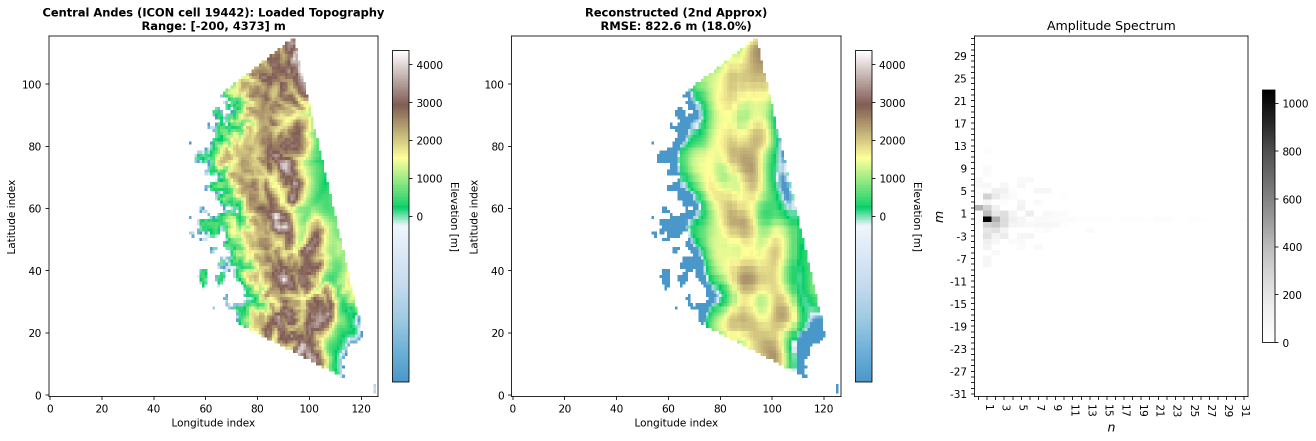
#> input picture _images/andes_showcase.png, 2632 x 882 px (shown at 1/2 size)
$ python -i plot_verification_improved.py   (imports and definitions only)
#> lines starting #> are read from the running program, lines starting #| are printed output that depends on the picture
#!/usr/bin/env python3
"""
Improved plotting script for ICON ETOPO verification data.
Loads the saved verification data and creates enhanced visualizations.
"""

import numpy as np
import matplotlib.pyplot as plt
from matplotlib.colors import LinearSegmentedColormap
from pathlib import Path


def load_verification_data():
    """Load the verification data from npz file."""
    data_file = Path("outputs/verification/verification_data.npz")

    if not data_file.exists():
        print(f"Error: {data_file} not found.")
        print("Please run verify_icon_etopo_land_ocean.py first.")
        return None

    data = np.load(data_file)
    print(f"Loaded verification data:")
    print(f"  Total cells: {data['n_cells']}")
    print(f"  Land cells: {data['land_count']}")
    print(f"  Ocean cells: {data['ocean_count']}")
    print(f"  ETOPO coarse-graining: {data['etopo_cg']}")
    print()

    return data


def create_improved_plots(data, output_dir):
    """Create improved visualization plots."""

    clat_deg = data["clat_deg"]
    clon_deg = data["clon_deg"]
    land_cells = data["land_cells"]
    ocean_cells = data["ocean_cells"]
    land_fractions = data["land_fractions"]
    land_count = data["land_count"]
    ocean_count = data["ocean_count"]

    output_dir = Path(output_dir)
    output_dir.mkdir(parents=True, exist_ok=True)

    # Convert to Mollweide projection coordinates
    lon_plot = np.deg2rad(clon_deg)
    lon_plot[lon_plot > np.pi] -= 2 * np.pi
    lat_plot = np.deg2rad(clat_deg)

    # ========================================================================
    # Figure 1: Multiple views with different thresholds
    # ========================================================================
    fig = plt.figure(figsize=(20, 12))

    # Custom colormap from blue (ocean) to green (land)
    colors_gradient = [
        "#0033aa",
        "#0066cc",
        "#3399ff",
        "#66ccff",
        "#99ff99",
        "#66cc66",
        "#339933",
        "#006600",
    ]
    cmap_land_ocean = LinearSegmentedColormap.from_list(
        "land_ocean", colors_gradient, N=256
    )

    # Plot 1: Continuous land fraction (original)
    ax1 = fig.add_subplot(231, projection="mollweide")
    scatter1 = ax1.scatter(
        lon_plot,
        lat_plot,
        c=land_fractions,
        cmap=cmap_land_ocean,
        s=5,
        alpha=0.9,
        vmin=0.0,
        vmax=1.0,
        edgecolors="none",
    )
    cbar1 = plt.colorbar(
        scatter1, ax=ax1, orientation="horizontal", pad=0.05, shrink=0.7
    )
    cbar1.set_label("Land Fraction", fontsize=10)
    ax1.set_title(
        f"Continuous Land Fraction\n(All gradations)", fontsize=11, fontweight="bold"
    )
    ax1.grid(True, alpha=0.3)

    # Plot 2: Binary classification (>50% land = green, else blue)
    ax2 = fig.add_subplot(232, projection="mollweide")
    binary_colors = np.where(land_fractions > 0.5, "#228B22", "#1E90FF")
    ax2.scatter(lon_plot, lat_plot, c=binary_colors, s=5, alpha=0.9, edgecolors="none")
    ax2.set_title(
        f"Binary: >50% Land = Green\nLand: {land_count}, Ocean: {ocean_count}",
        fontsize=11,
        fontweight="bold",
    )
    ax2.grid(True, alpha=0.3)

    # Plot 3: Highlight mixed coastal cells (10-90% land)
    ax3 = fig.add_subplot(233, projection="mollweide")
    coastal_mask = (land_fractions > 0.1) & (land_fractions < 0.9)
    pure_land_mask = land_fractions >= 0.9
    pure_ocean_mask = land_fractions <= 0.1

    # Plot pure ocean (light blue), pure land (green), coastal (red)
    if np.any(pure_ocean_mask):
        ax3.scatter(
            lon_plot[pure_ocean_mask],
            lat_plot[pure_ocean_mask],
            c="#B0E0E6",
            s=4,
            alpha=0.5,
            label="Pure Ocean (<10% land)",
        )
    if np.any(pure_land_mask):
        ax3.scatter(
            lon_plot[pure_land_mask],
            lat_plot[pure_land_mask],
            c="#90EE90",
            s=4,
            alpha=0.5,
            label="Pure Land (>90% land)",
        )
    if np.any(coastal_mask):
        ax3.scatter(
            lon_plot[coastal_mask],
            lat_plot[coastal_mask],
            c="#FF6347",
            s=8,
            alpha=0.9,
            label=f"Mixed Coastal (10-90% land)",
        )

    ax3.set_title(
        f"Coastal/Mixed Cells Highlighted\n{np.sum(coastal_mask)} mixed cells",
        fontsize=11,
        fontweight="bold",
    )
    ax3.legend(loc="lower left", fontsize=8, markerscale=2)
    ax3.grid(True, alpha=0.3)

    # Plot 4: Grid structure (all cells same size/color)
    ax4 = fig.add_subplot(234, projection="mollweide")
    ax4.scatter(lon_plot, lat_plot, c="gray", s=2, alpha=0.6)
    ax4.set_title(
        f"ICON R2B4 Grid Structure\n{len(clat_deg)} cells total",
        fontsize=11,
        fontweight="bold",
    )
    ax4.grid(True, alpha=0.3)

    # Plot 5: Only cells with ANY land (>5% threshold)
    ax5 = fig.add_subplot(235, projection="mollweide")
    any_land_mask = land_fractions > 0.05
    if np.any(~any_land_mask):
        ax5.scatter(
            lon_plot[~any_land_mask],
            lat_plot[~any_land_mask],
            c="#1E90FF",
            s=3,
            alpha=0.3,
            label="Pure Ocean",
        )
    if np.any(any_land_mask):
        scatter5 = ax5.scatter(
            lon_plot[any_land_mask],
            lat_plot[any_land_mask],
            c=land_fractions[any_land_mask],
            cmap=cmap_land_ocean,
            s=8,
            alpha=0.9,
            vmin=0.0,
            vmax=1.0,
            edgecolors="none",
            label="Has Land",
        )
    ax5.set_title(
        f"Cells with >5% Land Highlighted\n{np.sum(any_land_mask)} cells with land",
        fontsize=11,
        fontweight="bold",
    )
    ax5.legend(loc="lower left", fontsize=8)
    ax5.grid(True, alpha=0.3)

    # Plot 6: Latitude distribution
    ax6 = fig.add_subplot(236)
    lat_bins = np.linspace(-90, 90, 37)

    # Create histogram for different land fraction ranges
    pure_ocean_hist, _ = np.histogram(clat_deg[land_fractions <= 0.1], bins=lat_bins)
    coastal_hist, _ = np.histogram(clat_deg[coastal_mask], bins=lat_bins)
    pure_land_hist, _ = np.histogram(clat_deg[land_fractions >= 0.9], bins=lat_bins)

    bin_centers = (lat_bins[:-1] + lat_bins[1:]) / 2
    width = 5

    ax6.barh(
        bin_centers,
        pure_ocean_hist,
        height=width,
        color="#1E90FF",
        alpha=0.6,
        label="Pure Ocean (≤10% land)",
    )
    ax6.barh(
        bin_centers,
        coastal_hist,
        height=width,
        left=pure_ocean_hist,
        color="#FF6347",
        alpha=0.6,
        label="Coastal (10-90% land)",
    )
    ax6.barh(
        bin_centers,
        pure_land_hist,
        height=width,
        left=pure_ocean_hist + coastal_hist,
        color="#228B22",
        alpha=0.6,
        label="Pure Land (≥90% land)",
    )

    ax6.set_xlabel("Number of cells", fontsize=10)
    ax6.set_ylabel("Latitude [degrees]", fontsize=10)
    ax6.set_title("Cell Distribution by Latitude", fontsize=11, fontweight="bold")
    ax6.legend(fontsize=8)
    ax6.grid(True, alpha=0.3)

    plt.tight_layout()

    output_file = output_dir / "improved_verification_plots.png"
    plt.savefig(output_file, dpi=150, bbox_inches="tight")
    print(f"Saved: {output_file}")
    plt.close()

    # ========================================================================
    # Figure 2: Pacific region zoom
    # ========================================================================
    fig2 = plt.figure(figsize=(16, 8))

    # Define Pacific region
    pacific_mask = (
        (clat_deg >= -30)
        & (clat_deg <= 30)
        & (
            ((clon_deg >= 120) & (clon_deg <= 180))
            | ((clon_deg >= -180) & (clon_deg <= -100))
        )
    )

    # Plot 1: Pacific overview with land fraction
    ax1 = fig2.add_subplot(121)
    scatter_pac = ax1.scatter(
        clon_deg[pacific_mask],
        clat_deg[pacific_mask],
        c=land_fractions[pacific_mask],
        cmap=cmap_land_ocean,
        s=20,
        alpha=0.9,
        vmin=0.0,
        vmax=1.0,
        edgecolors="gray",
        linewidths=0.3,
    )
    cbar = plt.colorbar(scatter_pac, ax=ax1)
    cbar.set_label("Land Fraction", fontsize=10)
    ax1.set_xlabel("Longitude [degrees]", fontsize=10)
    ax1.set_ylabel("Latitude [degrees]", fontsize=10)
    ax1.set_title(
        "Pacific Region: Land Fraction\n(Many islands are correctly detected)",
        fontsize=11,
        fontweight="bold",
    )
    ax1.grid(True, alpha=0.3)
    ax1.set_xlim([120, -100])

    # Plot 2: Pacific with only significant land (>20%)
    ax2 = fig2.add_subplot(122)
    pacific_ocean = pacific_mask & (land_fractions <= 0.2)
    pacific_land = pacific_mask & (land_fractions > 0.2)

    if np.any(pacific_ocean):
        ax2.scatter(
            clon_deg[pacific_ocean],
            clat_deg[pacific_ocean],
            c="#1E90FF",
            s=10,
            alpha=0.4,
            label="Ocean (≤20% land)",
        )
    if np.any(pacific_land):
        ax2.scatter(
            clon_deg[pacific_land],
            clat_deg[pacific_land],
            c=land_fractions[pacific_land],
            cmap=cmap_land_ocean,
            s=30,
            alpha=0.9,
            vmin=0.2,
            vmax=1.0,
            edgecolors="black",
            linewidths=0.5,
            label="Land (>20% land)",
        )

    ax2.set_xlabel("Longitude [degrees]", fontsize=10)
    ax2.set_ylabel("Latitude [degrees]", fontsize=10)
    ax2.set_title(
        f"Pacific: Cells with >20% Land\n{np.sum(pacific_land)} cells",
        fontsize=11,
        fontweight="bold",
    )
    ax2.legend(fontsize=9)
    ax2.grid(True, alpha=0.3)
    ax2.set_xlim([120, -100])

    plt.tight_layout()

    output_file2 = output_dir / "pacific_region_detail.png"
    plt.savefig(output_file2, dpi=150, bbox_inches="tight")
    print(f"Saved: {output_file2}")
    plt.close()

    # Print statistics
    print("\n" + "=" * 80)
    print("STATISTICS")
    print("=" * 80)
    print(f"Pure ocean cells (≤10% land): {np.sum(land_fractions <= 0.1)}")
    print(f"Coastal/mixed cells (10-90% land): {np.sum(coastal_mask)}")
    print(f"Pure land cells (≥90% land): {np.sum(land_fractions >= 0.9)}")
    print()
    print(f"Mean land fraction: {np.mean(land_fractions):.3f}")
    print(f"Median land fraction: {np.median(land_fractions):.3f}")
    print()
    print(f"Pacific region cells: {np.sum(pacific_mask)}")
    print(f"Pacific cells with >20% land: {np.sum(pacific_land)}")
    print(f"Pacific land fraction: {np.mean(land_fractions[pacific_mask]):.3f}")
    print("=" * 80)


# [13 lines not run here, left out]

>>> import cv2
>>> picture = cv2.imread('../_images/andes_showcase.png', cv2.IMREAD_GRAYSCALE)
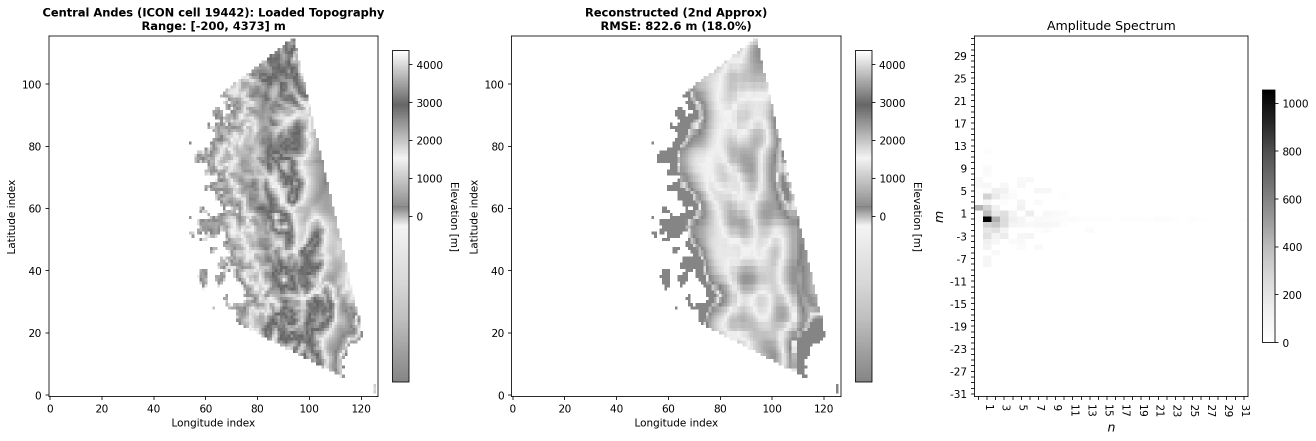
#> picture: shape (882, 2632) (shown at 1/2 size); min 0, max 255, mean 239.6
>>> result = create_improved_plots(picture, 'out.png')
#> (the run stopped early here; a loop or call above may not have finished)

$ run again, on _images/idealised_tutorial.png
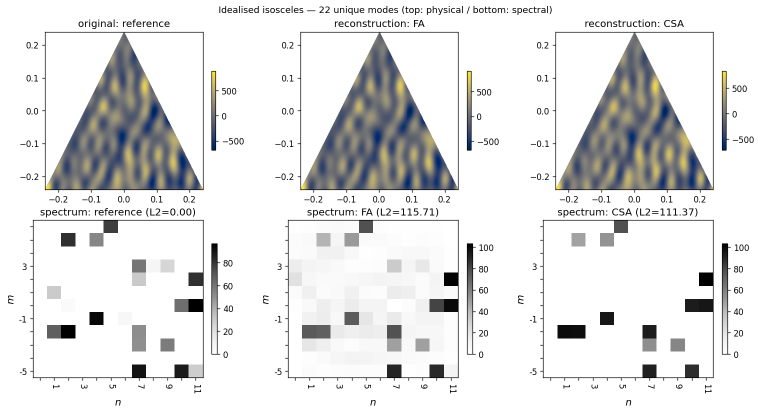
#> input picture _images/idealised_tutorial.png, 1520 x 826 px (shown at 1/2 size)
#> `picture = cv2.imread('../_images/andes_showcase.png', cv2.IMREAD_GRAYS..`:
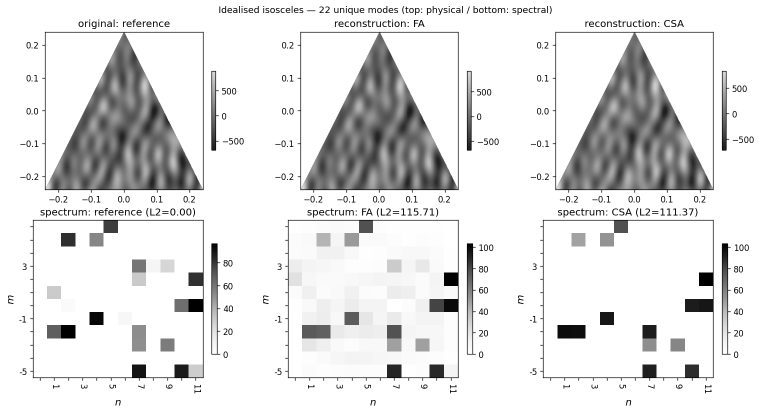
#> picture: shape (826, 1520) (shown at 1/2 size); min 0, max 255, mean 225.9
